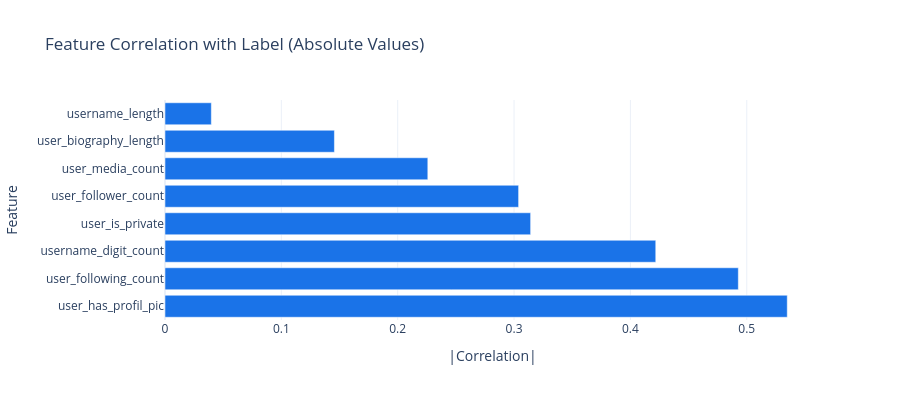

Source (notebook cell):
### Code cell
# Top 3 features most correlated with the label
label_corr = corr_matrix[label_col].drop(label_col).abs().sort_values(ascending=False)

print('🎯 Top 3 Features Most Correlated with Label:')
for i, (feat, val) in enumerate(label_corr.head(3).items()):
    direction = 'positive' if corr_matrix[label_col][feat] > 0 else 'negative'
    print(f'  {i+1}. {feat}: |r| = {val:.4f} ({direction} correlation)')

print('\n📝 Note: Higher absolute correlation with the label suggests stronger predictive power.')

# Visualize
fig = go.Figure(go.Bar(
    x=label_corr.values,
    y=label_corr.index,
    orientation='h',
    marker_color='#1a73e8'
))
fig.update_layout(
    title='Feature Correlation with Label (Absolute Values)',
    xaxis_title='|Correlation|',
    yaxis_title='Feature',
    template='plotly_white',
    height=400
)
fig.show()

### Figure 1 — Plotly figure (JSON) as saved in the notebook; plotly's stock layout.template omitted (floating-point values rounded to 4 significant figures)
{"data": [{"marker": {"color": "#1a73e8"}, "orientation": "h", "type": "bar", "x": [0.5348, 0.4928, 0.4218, 0.3142, 0.3039, 0.2259, 0.1456, 0.03982], "y": ["user_has_profil_pic", "user_following_count", "username_digit_count", "user_is_private", "user_follower_count", "user_media_count", "user_biography_length", "username_length"]}], "layout": {"height": 400, "title": {"text": "Feature Correlation with Label (Absolute Values)"}, "xaxis": {"title": {"text": "|Correlation|"}}, "yaxis": {"title": {"text": "Feature"}}}}
